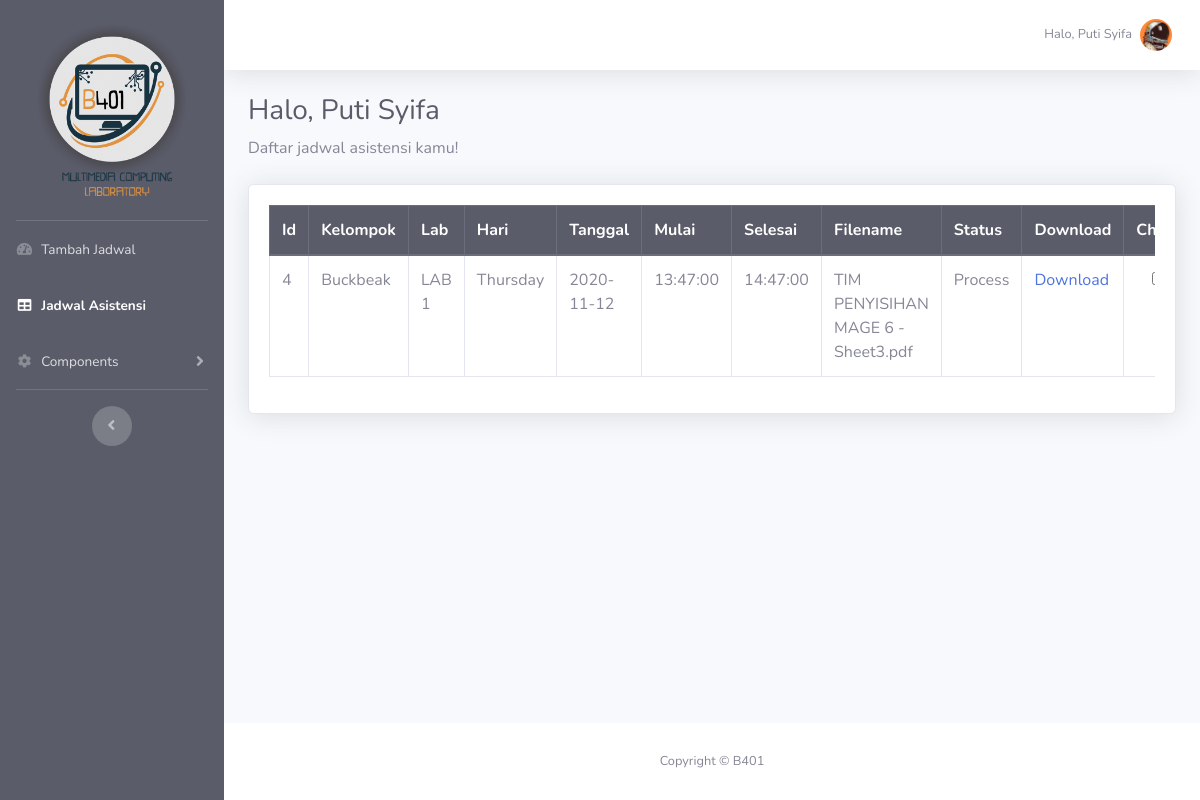
Page /asisten/tables.php (signed in) on the committed database.
### tables this page shows
CREATE TABLE `asisten` (
  `asistenNRP` bigint(15) NOT NULL,
  `password` varchar(20) NOT NULL,
  `asistenNama` varchar(50) NOT NULL,
  `asistenHP` varchar(15) NOT NULL,
  `asistenEmail` varchar(20) NOT NULL,
  `asistenPic` varchar(200) NOT NULL
);

CREATE TABLE `asistensi` (
  `id` int(11) NOT NULL,
  `asistenNRP` bigint(15) NOT NULL,
  `kelompok` varchar(35) NOT NULL,
  `jadwalId` int(150) NOT NULL,
  `praktikum` varchar(100) NOT NULL,
  `name` varchar(255) NOT NULL,
  `size` int(11) NOT NULL,
  `downloads` int(11) DEFAULT NULL,
  `status` varchar(10) NOT NULL DEFAULT 'Process'
);

CREATE TABLE `jadwalasisten` (
  `id` int(11) NOT NULL,
  `asistenNRP` bigint(15) NOT NULL,
  `jadwalTanggal` date NOT NULL,
  `jadwalHari` varchar(15) NOT NULL,
  `mulai` time NOT NULL,
  `selesai` time NOT NULL,
  `status` varchar(25) NOT NULL
);

### asisten/tables.php (the view, shortened to what this page needs)
<?php
    include_once '../assets/conn/dbconnect.php';
    $usersession = $_SESSION['assistantSession'];
    $res = mysqli_query($con,"SELECT * FROM asisten WHERE asistenNRP=".$usersession);
    $userRow  = mysqli_fetch_array($res, MYSQLI_ASSOC);
?>
<!DOCTYPE html>
<html lang="en">
<head>
    <link href="vendor/fontawesome-free/css/all.min.css" rel="stylesheet" type="text/css">
    <link href="css/sb-admin-2.min.css" rel="stylesheet">
    <link href="vendor/datatables/dataTables.bootstrap4.min.css" rel="stylesheet">
</head>
<body id="page-top">
    <div id="wrapper">
        <ul class="navbar-nav bg-dark sidebar sidebar-dark accordion" id="accordionSidebar">
            <a class="mx-auto mb-4 mt-4" href="index.php">
                <div class="sidebar-header mx-auto">
                    <img src="img/logo.png" class="img-fluid" style="width: 150px; display:block">
                </div>
            </a>
            <hr class="sidebar-divider my-0">
            <li class="nav-item">
                <a class="nav-link" href="index.php">
                    <i class="fas fa-fw fa-tachometer-alt"></i>
                    <span>Tambah Jadwal</span></a>
            </li>
            <li class="nav-item  active">
                <a class="nav-link" href="tables.php">
                    <i class="fas fa-fw fa-table"></i>
                    <span>Jadwal Asistensi</span></a>
            </li>
            <li class="nav-item">
                <a class="nav-link collapsed" href="#" data-toggle="collapse" data-target="#collapseTwo"
                    aria-expanded="true" aria-controls="collapseTwo">
                    <i class="fas fa-fw fa-cog"></i>
                    <span>Components</span>
                </a>
            </li>
            <hr class="sidebar-divider d-none d-md-block">
            <div class="text-center d-none d-md-inline">
                <button class="rounded-circle border-0" id="sidebarToggle"></button>
            </div>
        </ul>
        <div id="content-wrapper" class="d-flex flex-column">
            <div id="content">
                <nav class="navbar navbar-expand navbar-light bg-white topbar mb-4 static-top shadow">
                    <ul class="navbar-nav ml-auto">
                        <li class="nav-item dropdown no-arrow">
                            <a class="nav-link dropdown-toggle" href="#" id="userDropdown" role="button"
                                data-toggle="dropdown" aria-haspopup="true" aria-expanded="false">
                                <span class="mr-2 d-none d-lg-inline text-gray-600 small">Halo, <?php echo $userRow['asistenNama'];?></span>
                                <img class="img-profile rounded-circle"
                                 src="img/<?php echo $userRow['asistenPic'];?>" style="object-fit: cover;">
                            </a>
                        </li>
                    </ul>
                </nav>
                <div class="container-fluid">
                    <h1 class="h3 mb-2 text-gray-800">Halo, <?php echo $userRow['asistenNama'];?></h1>
                    <p class="mb-4">Daftar jadwal asistensi kamu!</p>
                    <div class="card shadow mb-4">
                        <div class="card-body">
                            <div class="table-responsive">
                                <table class="table table-bordered" id="dataTable" width="100%" cellspacing="0">
                                    <thead class="thead-dark">
                                        <tr>
                                        <th scope="col">Id</th>
                                        <th scope="col">Kelompok</th>
                                        <th scope="col">Lab</th>
                                        <th scope="col">Hari</th>
                                        <th scope="col">Tanggal</th>
                                        <th scope="col">Mulai</th>
                                        <th scope="col">Selesai</th>
                                        <th scope="col">Filename</th>
                                        <th scope="col">Status</th>
                                        <th scope="col">Download</th>
                                        <th scope="col">Check</th>
                                    </tr>
                                    </thead>
                                    <?php
                                        $result = mysqli_query($con, "SELECT a.*, b.id, b.jadwalTanggal, b.jadwalHari, b.mulai, b.selesai
                                        FROM asistensi a INNER JOIN jadwalasisten b
                                            ON a.jadwalId = b.id
                                            where a.asistenNRP = $usersession");
                                        while($asistensi = mysqli_fetch_array($result)){
                                            if ($asistensi['status']=='Process') {
                                                $status="default";
                                                $checked='';
                                                $strike = 'none';
                                            } else {
                                                $status="table-success";
                                                $icon='ok';
                                                $checked = 'disabled';
                                                $strike = 'line-through';
                                            }
                                            echo "<tbody>";
                                                echo "<tr class='$status' style='text-decoration:$strike'>";
                                                    echo "<td>" . $asistensi['jadwalId'] . "</td>";
                                                    echo "<td>" . $asistensi['kelompok'] . "</td>";
                                                    echo "<td>" . $asistensi['praktikum'] . "</td>";
                                                    echo "<td>" . $asistensi['jadwalHari'] . "</td>";
                                                    echo "<td>" . $asistensi['jadwalTanggal'] . "</td>";
                                                    echo "<td>" . $asistensi['mulai'] . "</td>";
                                                    echo "<td>" . $asistensi['selesai'] . "</td>";
                                                    echo "<td>". $asistensi['name'] ."</td>";
                                                    echo "<td>" . $asistensi['status'] . "</td>";
                                                    echo "<form method='POST'>";
                                                    echo "<td><a href='../asisten/tables.php?file_id=". $asistensi['jadwalId']. "'>Download</a></td>";
                                                    echo "<td class='text-center'><input type='checkbox' name='enable' id='enable' value='".$asistensi['jadwalId']."' onclick='chkit(".$asistensi['jadwalId'].",this.checked);' ".$checked."></td>";
                                                }
                                                echo "</tr>";
                                                echo "</tbody>";
                                                echo "</table>";
                                                ?>
                            </div>
                        </div>
                    </div>
                </div>
            </div>
            <footer class="sticky-footer bg-white">
                <div class="container my-auto">
                    <div class="copyright text-center my-auto">
                        <span>Copyright &copy; B401</span>
                    </div>
                </div>
            </footer>
        </div>
    </div>
</body>
</html>

### rows in the picture
asisten: asistenNama "Puti Syifa", asistenPic (picture)
asistensi: jadwalId "4", kelompok "Buckbeak", praktikum "LAB 1", jadwalId.jadwalHari "Thursday", jadwalId.jadwalTanggal "2020-11-12", jadwalId.mulai "13:47:00", jadwalId.selesai "14:47:00", name "TIM PENYISIHAN MAGE 6 - Sheet3.pdf", status "Process"
